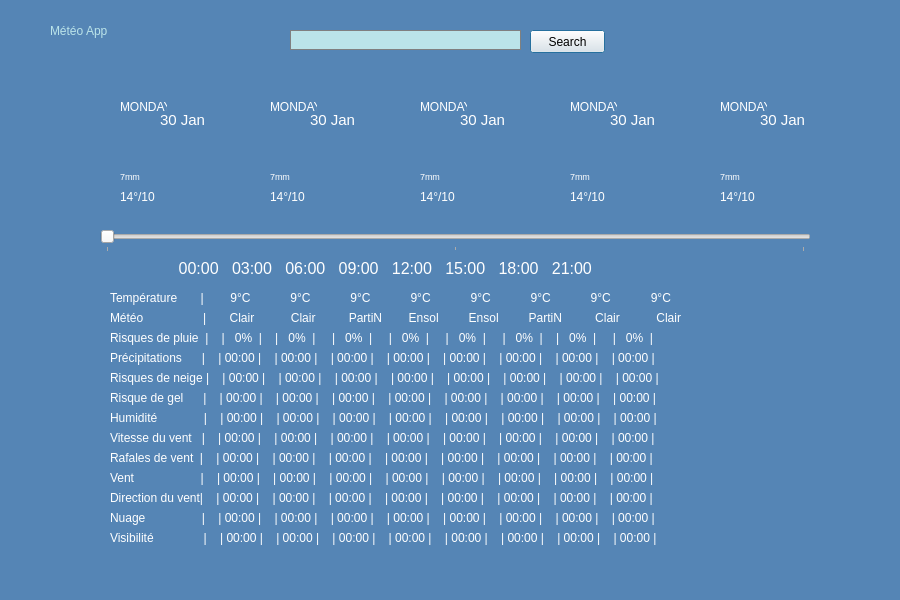
<?xml version="1.0" encoding="UTF-8"?>
<ui version="4.0">
 <class>MeteoApp</class>
 <widget class="QDialog" name="MeteoApp">
  <property name="geometry">
   <rect>
    <x>0</x>
    <y>0</y>
    <width>900</width>
    <height>600</height>
   </rect>
  </property>
  <property name="minimumSize">
   <size>
    <width>900</width>
    <height>600</height>
   </size>
  </property>
  <property name="maximumSize">
   <size>
    <width>900</width>
    <height>600</height>
   </size>
  </property>
  <property name="palette">
   <palette>
    <active>
     <colorrole role="Base">
      <brush brushstyle="SolidPattern">
       <color alpha="255">
        <red>255</red>
        <green>255</green>
        <blue>255</blue>
       </color>
      </brush>
     </colorrole>
     <colorrole role="Window">
      <brush brushstyle="SolidPattern">
       <color alpha="255">
        <red>85</red>
        <green>133</green>
        <blue>181</blue>
       </color>
      </brush>
     </colorrole>
    </active>
    <inactive>
     <colorrole role="Base">
      <brush brushstyle="SolidPattern">
       <color alpha="255">
        <red>255</red>
        <green>255</green>
        <blue>255</blue>
       </color>
      </brush>
     </colorrole>
     <colorrole role="Window">
      <brush brushstyle="SolidPattern">
       <color alpha="255">
        <red>85</red>
        <green>133</green>
        <blue>181</blue>
       </color>
      </brush>
     </colorrole>
    </inactive>
    <disabled>
     <colorrole role="Base">
      <brush brushstyle="SolidPattern">
       <color alpha="255">
        <red>85</red>
        <green>133</green>
        <blue>181</blue>
       </color>
      </brush>
     </colorrole>
     <colorrole role="Window">
      <brush brushstyle="SolidPattern">
       <color alpha="255">
        <red>85</red>
        <green>133</green>
        <blue>181</blue>
       </color>
      </brush>
     </colorrole>
    </disabled>
   </palette>
  </property>
  <property name="windowTitle">
   <string>MétéoApp</string>
  </property>
  <property name="windowIcon">
   <iconset>
    <normaloff>images.png</normaloff>images.png</iconset>
  </property>
  <property name="styleSheet">
   <string notr="true">Qdialog{
background-color: #5585b5;

}</string>
  </property>
  <widget class="QLineEdit" name="lineEdit">
   <property name="geometry">
    <rect>
     <x>290</x>
     <y>30</y>
     <width>231</width>
     <height>20</height>
    </rect>
   </property>
   <property name="palette">
    <palette>
     <active>
      <colorrole role="Button">
       <brush brushstyle="SolidPattern">
        <color alpha="255">
         <red>187</red>
         <green>228</green>
         <blue>233</blue>
        </color>
       </brush>
      </colorrole>
      <colorrole role="Base">
       <brush brushstyle="SolidPattern">
        <color alpha="255">
         <red>187</red>
         <green>228</green>
         <blue>233</blue>
        </color>
       </brush>
      </colorrole>
      <colorrole role="Window">
       <brush brushstyle="SolidPattern">
        <color alpha="255">
         <red>187</red>
         <green>228</green>
         <blue>233</blue>
        </color>
       </brush>
      </colorrole>
     </active>
     <inactive>
      <colorrole role="Button">
       <brush brushstyle="SolidPattern">
        <color alpha="255">
         <red>187</red>
         <green>228</green>
         <blue>233</blue>
        </color>
       </brush>
      </colorrole>
      <colorrole role="Base">
       <brush brushstyle="SolidPattern">
        <color alpha="255">
         <red>187</red>
         <green>228</green>
         <blue>233</blue>
        </color>
       </brush>
      </colorrole>
      <colorrole role="Window">
       <brush brushstyle="SolidPattern">
        <color alpha="255">
         <red>187</red>
         <green>228</green>
         <blue>233</blue>
        </color>
       </brush>
      </colorrole>
     </inactive>
     <disabled>
      <colorrole role="Button">
       <brush brushstyle="SolidPattern">
        <color alpha="255">
         <red>187</red>
         <green>228</green>
         <blue>233</blue>
        </color>
       </brush>
      </colorrole>
      <colorrole role="Base">
       <brush brushstyle="SolidPattern">
        <color alpha="255">
         <red>187</red>
         <green>228</green>
         <blue>233</blue>
        </color>
       </brush>
      </colorrole>
      <colorrole role="Window">
       <brush brushstyle="SolidPattern">
        <color alpha="255">
         <red>187</red>
         <green>228</green>
         <blue>233</blue>
        </color>
       </brush>
      </colorrole>
     </disabled>
    </palette>
   </property>
   <property name="styleSheet">
    <string notr="true">QLineEdit{
border:1px solid gray;
border-radius:50px;
background-color:#bbe4e9;
}</string>
   </property>
   <property name="text">
    <string/>
   </property>
  </widget>
  <widget class="QLabel" name="label_2">
   <property name="geometry">
    <rect>
     <x>50</x>
     <y>10</y>
     <width>171</width>
     <height>41</height>
    </rect>
   </property>
   <property name="palette">
    <palette>
     <active>
      <colorrole role="WindowText">
       <brush brushstyle="SolidPattern">
        <color alpha="255">
         <red>187</red>
         <green>228</green>
         <blue>233</blue>
        </color>
       </brush>
      </colorrole>
      <colorrole role="Text">
       <brush brushstyle="SolidPattern">
        <color alpha="255">
         <red>187</red>
         <green>228</green>
         <blue>233</blue>
        </color>
       </brush>
      </colorrole>
      <colorrole role="ButtonText">
       <brush brushstyle="SolidPattern">
        <color alpha="255">
         <red>187</red>
         <green>228</green>
         <blue>233</blue>
        </color>
       </brush>
      </colorrole>
     </active>
     <inactive>
      <colorrole role="WindowText">
       <brush brushstyle="SolidPattern">
        <color alpha="255">
         <red>187</red>
         <green>228</green>
         <blue>233</blue>
        </color>
       </brush>
      </colorrole>
      <colorrole role="Text">
       <brush brushstyle="SolidPattern">
        <color alpha="255">
         <red>187</red>
         <green>228</green>
         <blue>233</blue>
        </color>
       </brush>
      </colorrole>
      <colorrole role="ButtonText">
       <brush brushstyle="SolidPattern">
        <color alpha="255">
         <red>187</red>
         <green>228</green>
         <blue>233</blue>
        </color>
       </brush>
      </colorrole>
     </inactive>
     <disabled>
      <colorrole role="WindowText">
       <brush brushstyle="SolidPattern">
        <color alpha="255">
         <red>187</red>
         <green>228</green>
         <blue>233</blue>
        </color>
       </brush>
      </colorrole>
      <colorrole role="Text">
       <brush brushstyle="SolidPattern">
        <color alpha="255">
         <red>187</red>
         <green>228</green>
         <blue>233</blue>
        </color>
       </brush>
      </colorrole>
      <colorrole role="ButtonText">
       <brush brushstyle="SolidPattern">
        <color alpha="255">
         <red>187</red>
         <green>228</green>
         <blue>233</blue>
        </color>
       </brush>
      </colorrole>
     </disabled>
    </palette>
   </property>
   <property name="styleSheet">
    <string notr="true">QLabel{
	font: 75 23pt &quot;MS Shell Dlg 2&quot;;
	color:#bbe4e9;
}</string>
   </property>
   <property name="text">
    <string>Météo App</string>
   </property>
   <property name="textFormat">
    <enum>Qt::AutoText</enum>
   </property>
  </widget>
  <widget class="QSlider" name="horizontalSlider">
   <property name="geometry">
    <rect>
     <x>100</x>
     <y>230</y>
     <width>711</width>
     <height>22</height>
    </rect>
   </property>
   <property name="minimum">
    <number>1</number>
   </property>
   <property name="maximum">
    <number>3</number>
   </property>
   <property name="pageStep">
    <number>1</number>
   </property>
   <property name="sliderPosition">
    <number>1</number>
   </property>
   <property name="orientation">
    <enum>Qt::Horizontal</enum>
   </property>
   <property name="tickPosition">
    <enum>QSlider::TicksBelow</enum>
   </property>
   <property name="tickInterval">
    <number>1</number>
   </property>
  </widget>
  <widget class="QWidget" name="widget" native="true">
   <property name="geometry">
    <rect>
     <x>100</x>
     <y>90</y>
     <width>131</width>
     <height>121</height>
    </rect>
   </property>
   <property name="styleSheet">
    <string notr="true"/>
   </property>
   <widget class="QLabel" name="Day1">
    <property name="geometry">
     <rect>
      <x>20</x>
      <y>10</y>
      <width>47</width>
      <height>13</height>
     </rect>
    </property>
    <property name="whatsThis">
     <string>&lt;html&gt;&lt;head/&gt;&lt;body&gt;&lt;p&gt;&lt;br/&gt;&lt;/p&gt;&lt;/body&gt;&lt;/html&gt;</string>
    </property>
    <property name="text">
     <string>&lt;html&gt;&lt;head/&gt;&lt;body&gt;&lt;p&gt;&lt;span style=&quot; color:#ffffff;&quot;&gt;MONDAY&lt;/span&gt;&lt;/p&gt;&lt;/body&gt;&lt;/html&gt;</string>
    </property>
   </widget>
   <widget class="QLabel" name="Month1">
    <property name="geometry">
     <rect>
      <x>60</x>
      <y>20</y>
      <width>51</width>
      <height>21</height>
     </rect>
    </property>
    <property name="text">
     <string>&lt;html&gt;&lt;head/&gt;&lt;body&gt;&lt;p&gt;&lt;span style=&quot; font-size:11pt; color:#ffffff;&quot;&gt;30 Jan&lt;/span&gt;&lt;/p&gt;&lt;/body&gt;&lt;/html&gt;</string>
    </property>
   </widget>
   <widget class="QLabel" name="mm1">
    <property name="geometry">
     <rect>
      <x>20</x>
      <y>80</y>
      <width>47</width>
      <height>13</height>
     </rect>
    </property>
    <property name="text">
     <string>&lt;html&gt;&lt;head/&gt;&lt;body&gt;&lt;p&gt;&lt;span style=&quot; font-size:7pt; color:#ffffff;&quot;&gt;7mm&lt;/span&gt;&lt;/p&gt;&lt;/body&gt;&lt;/html&gt;</string>
    </property>
   </widget>
   <widget class="QLabel" name="c1">
    <property name="geometry">
     <rect>
      <x>20</x>
      <y>100</y>
      <width>47</width>
      <height>13</height>
     </rect>
    </property>
    <property name="text">
     <string>&lt;html&gt;&lt;head/&gt;&lt;body&gt;&lt;p&gt;&lt;span style=&quot; color:#ffffff;&quot;&gt;14°/10&lt;/span&gt;&lt;/p&gt;&lt;/body&gt;&lt;/html&gt;</string>
    </property>
   </widget>
  </widget>
  <widget class="QWidget" name="widget_2" native="true">
   <property name="geometry">
    <rect>
     <x>250</x>
     <y>90</y>
     <width>131</width>
     <height>121</height>
    </rect>
   </property>
   <property name="styleSheet">
    <string notr="true"/>
   </property>
   <widget class="QLabel" name="Day2">
    <property name="geometry">
     <rect>
      <x>20</x>
      <y>10</y>
      <width>47</width>
      <height>13</height>
     </rect>
    </property>
    <property name="whatsThis">
     <string>&lt;html&gt;&lt;head/&gt;&lt;body&gt;&lt;p&gt;&lt;br/&gt;&lt;/p&gt;&lt;/body&gt;&lt;/html&gt;</string>
    </property>
    <property name="text">
     <string>&lt;html&gt;&lt;head/&gt;&lt;body&gt;&lt;p&gt;&lt;span style=&quot; color:#ffffff;&quot;&gt;MONDAY&lt;/span&gt;&lt;/p&gt;&lt;/body&gt;&lt;/html&gt;</string>
    </property>
   </widget>
   <widget class="QLabel" name="Month2">
    <property name="geometry">
     <rect>
      <x>60</x>
      <y>20</y>
      <width>51</width>
      <height>21</height>
     </rect>
    </property>
    <property name="text">
     <string>&lt;html&gt;&lt;head/&gt;&lt;body&gt;&lt;p&gt;&lt;span style=&quot; font-size:11pt; color:#ffffff;&quot;&gt;30 Jan&lt;/span&gt;&lt;/p&gt;&lt;/body&gt;&lt;/html&gt;</string>
    </property>
   </widget>
   <widget class="QLabel" name="mm2">
    <property name="geometry">
     <rect>
      <x>20</x>
      <y>80</y>
      <width>47</width>
      <height>13</height>
     </rect>
    </property>
    <property name="text">
     <string>&lt;html&gt;&lt;head/&gt;&lt;body&gt;&lt;p&gt;&lt;span style=&quot; font-size:7pt; color:#ffffff;&quot;&gt;7mm&lt;/span&gt;&lt;/p&gt;&lt;/body&gt;&lt;/html&gt;</string>
    </property>
   </widget>
   <widget class="QLabel" name="c2">
    <property name="geometry">
     <rect>
      <x>20</x>
      <y>100</y>
      <width>47</width>
      <height>13</height>
     </rect>
    </property>
    <property name="text">
     <string>&lt;html&gt;&lt;head/&gt;&lt;body&gt;&lt;p&gt;&lt;span style=&quot; color:#ffffff;&quot;&gt;14°/10&lt;/span&gt;&lt;/p&gt;&lt;/body&gt;&lt;/html&gt;</string>
    </property>
   </widget>
  </widget>
  <widget class="QWidget" name="widget_3" native="true">
   <property name="geometry">
    <rect>
     <x>400</x>
     <y>90</y>
     <width>131</width>
     <height>121</height>
    </rect>
   </property>
   <property name="styleSheet">
    <string notr="true"/>
   </property>
   <widget class="QLabel" name="Day3">
    <property name="geometry">
     <rect>
      <x>20</x>
      <y>10</y>
      <width>47</width>
      <height>13</height>
     </rect>
    </property>
    <property name="whatsThis">
     <string>&lt;html&gt;&lt;head/&gt;&lt;body&gt;&lt;p&gt;&lt;br/&gt;&lt;/p&gt;&lt;/body&gt;&lt;/html&gt;</string>
    </property>
    <property name="text">
     <string>&lt;html&gt;&lt;head/&gt;&lt;body&gt;&lt;p&gt;&lt;span style=&quot; color:#ffffff;&quot;&gt;MONDAY&lt;/span&gt;&lt;/p&gt;&lt;/body&gt;&lt;/html&gt;</string>
    </property>
   </widget>
   <widget class="QLabel" name="Month3">
    <property name="geometry">
     <rect>
      <x>60</x>
      <y>20</y>
      <width>51</width>
      <height>21</height>
     </rect>
    </property>
    <property name="text">
     <string>&lt;html&gt;&lt;head/&gt;&lt;body&gt;&lt;p&gt;&lt;span style=&quot; font-size:11pt; color:#ffffff;&quot;&gt;30 Jan&lt;/span&gt;&lt;/p&gt;&lt;/body&gt;&lt;/html&gt;</string>
    </property>
   </widget>
   <widget class="QLabel" name="mm3">
    <property name="geometry">
     <rect>
      <x>20</x>
      <y>80</y>
      <width>47</width>
      <height>13</height>
     </rect>
    </property>
    <property name="text">
     <string>&lt;html&gt;&lt;head/&gt;&lt;body&gt;&lt;p&gt;&lt;span style=&quot; font-size:7pt; color:#ffffff;&quot;&gt;7mm&lt;/span&gt;&lt;/p&gt;&lt;/body&gt;&lt;/html&gt;</string>
    </property>
   </widget>
   <widget class="QLabel" name="c3">
    <property name="geometry">
     <rect>
      <x>20</x>
      <y>100</y>
      <width>47</width>
      <height>13</height>
     </rect>
    </property>
    <property name="text">
     <string>&lt;html&gt;&lt;head/&gt;&lt;body&gt;&lt;p&gt;&lt;span style=&quot; color:#ffffff;&quot;&gt;14°/10&lt;/span&gt;&lt;/p&gt;&lt;/body&gt;&lt;/html&gt;</string>
    </property>
   </widget>
  </widget>
  <widget class="QWidget" name="widget_4" native="true">
   <property name="geometry">
    <rect>
     <x>550</x>
     <y>90</y>
     <width>131</width>
     <height>121</height>
    </rect>
   </property>
   <property name="styleSheet">
    <string notr="true"/>
   </property>
   <widget class="QLabel" name="Day4">
    <property name="geometry">
     <rect>
      <x>20</x>
      <y>10</y>
      <width>47</width>
      <height>13</height>
     </rect>
    </property>
    <property name="whatsThis">
     <string>&lt;html&gt;&lt;head/&gt;&lt;body&gt;&lt;p&gt;&lt;br/&gt;&lt;/p&gt;&lt;/body&gt;&lt;/html&gt;</string>
    </property>
    <property name="text">
     <string>&lt;html&gt;&lt;head/&gt;&lt;body&gt;&lt;p&gt;&lt;span style=&quot; color:#ffffff;&quot;&gt;MONDAY&lt;/span&gt;&lt;/p&gt;&lt;/body&gt;&lt;/html&gt;</string>
    </property>
   </widget>
   <widget class="QLabel" name="Month4">
    <property name="geometry">
     <rect>
      <x>60</x>
      <y>20</y>
      <width>51</width>
      <height>21</height>
     </rect>
    </property>
    <property name="text">
     <string>&lt;html&gt;&lt;head/&gt;&lt;body&gt;&lt;p&gt;&lt;span style=&quot; font-size:11pt; color:#ffffff;&quot;&gt;30 Jan&lt;/span&gt;&lt;/p&gt;&lt;/body&gt;&lt;/html&gt;</string>
    </property>
   </widget>
   <widget class="QLabel" name="mm4">
    <property name="geometry">
     <rect>
      <x>20</x>
      <y>80</y>
      <width>47</width>
      <height>13</height>
     </rect>
    </property>
    <property name="text">
     <string>&lt;html&gt;&lt;head/&gt;&lt;body&gt;&lt;p&gt;&lt;span style=&quot; font-size:7pt; color:#ffffff;&quot;&gt;7mm&lt;/span&gt;&lt;/p&gt;&lt;/body&gt;&lt;/html&gt;</string>
    </property>
   </widget>
   <widget class="QLabel" name="c4">
    <property name="geometry">
     <rect>
      <x>20</x>
      <y>100</y>
      <width>47</width>
      <height>13</height>
     </rect>
    </property>
    <property name="text">
     <string>&lt;html&gt;&lt;head/&gt;&lt;body&gt;&lt;p&gt;&lt;span style=&quot; color:#ffffff;&quot;&gt;14°/10&lt;/span&gt;&lt;/p&gt;&lt;/body&gt;&lt;/html&gt;</string>
    </property>
   </widget>
  </widget>
  <widget class="QWidget" name="widget_5" native="true">
   <property name="geometry">
    <rect>
     <x>700</x>
     <y>90</y>
     <width>131</width>
     <height>121</height>
    </rect>
   </property>
   <property name="styleSheet">
    <string notr="true"/>
   </property>
   <widget class="QLabel" name="Day5">
    <property name="geometry">
     <rect>
      <x>20</x>
      <y>10</y>
      <width>47</width>
      <height>13</height>
     </rect>
    </property>
    <property name="whatsThis">
     <string>&lt;html&gt;&lt;head/&gt;&lt;body&gt;&lt;p&gt;&lt;br/&gt;&lt;/p&gt;&lt;/body&gt;&lt;/html&gt;</string>
    </property>
    <property name="text">
     <string>&lt;html&gt;&lt;head/&gt;&lt;body&gt;&lt;p&gt;&lt;span style=&quot; color:#ffffff;&quot;&gt;MONDAY&lt;/span&gt;&lt;/p&gt;&lt;/body&gt;&lt;/html&gt;</string>
    </property>
   </widget>
   <widget class="QLabel" name="Month5">
    <property name="geometry">
     <rect>
      <x>60</x>
      <y>20</y>
      <width>51</width>
      <height>21</height>
     </rect>
    </property>
    <property name="text">
     <string>&lt;html&gt;&lt;head/&gt;&lt;body&gt;&lt;p&gt;&lt;span style=&quot; font-size:11pt; color:#ffffff;&quot;&gt;30 Jan&lt;/span&gt;&lt;/p&gt;&lt;/body&gt;&lt;/html&gt;</string>
    </property>
   </widget>
   <widget class="QLabel" name="mm5">
    <property name="geometry">
     <rect>
      <x>20</x>
      <y>80</y>
      <width>47</width>
      <height>13</height>
     </rect>
    </property>
    <property name="text">
     <string>&lt;html&gt;&lt;head/&gt;&lt;body&gt;&lt;p&gt;&lt;span style=&quot; font-size:7pt; color:#ffffff;&quot;&gt;7mm&lt;/span&gt;&lt;/p&gt;&lt;/body&gt;&lt;/html&gt;</string>
    </property>
   </widget>
   <widget class="QLabel" name="c5">
    <property name="geometry">
     <rect>
      <x>20</x>
      <y>100</y>
      <width>47</width>
      <height>13</height>
     </rect>
    </property>
    <property name="text">
     <string>&lt;html&gt;&lt;head/&gt;&lt;body&gt;&lt;p&gt;&lt;span style=&quot; color:#ffffff;&quot;&gt;14°/10&lt;/span&gt;&lt;/p&gt;&lt;/body&gt;&lt;/html&gt;</string>
    </property>
   </widget>
  </widget>
  <widget class="QLabel" name="label_23">
   <property name="geometry">
    <rect>
     <x>50</x>
     <y>260</y>
     <width>801</width>
     <height>16</height>
    </rect>
   </property>
   <property name="styleSheet">
    <string notr="true">QLabel{font: 75 8pt &quot;MS Shell Dlg 2&quot;;
font-size:12pt;
border-bottom:1px solid white; 
color:white;
}</string>
   </property>
   <property name="text">
    <string>                             00:00   03:00   06:00   09:00   12:00   15:00   18:00   21:00 </string>
   </property>
  </widget>
  <widget class="QLabel" name="label_24">
   <property name="geometry">
    <rect>
     <x>110</x>
     <y>290</y>
     <width>801</width>
     <height>16</height>
    </rect>
   </property>
   <property name="styleSheet">
    <string notr="true">QLabel{font: 8pt &quot;MS Shell Dlg 2&quot;;

color:white;
}</string>
   </property>
   <property name="text">
    <string>Température       |        9°C            9°C            9°C            9°C            9°C            9°C            9°C            9°C    </string>
   </property>
  </widget>
  <widget class="QLabel" name="label_25">
   <property name="geometry">
    <rect>
     <x>110</x>
     <y>310</y>
     <width>801</width>
     <height>16</height>
    </rect>
   </property>
   <property name="styleSheet">
    <string notr="true">QLabel{font: 75 8pt &quot;MS Shell Dlg 2&quot;;
color:white;
}</string>
   </property>
   <property name="text">
    <string>Météo                  |       Clair           Clair          PartiN        Ensol         Ensol         PartiN          Clair           Clair   </string>
   </property>
  </widget>
  <widget class="QLabel" name="label_26">
   <property name="geometry">
    <rect>
     <x>110</x>
     <y>330</y>
     <width>801</width>
     <height>16</height>
    </rect>
   </property>
   <property name="styleSheet">
    <string notr="true">QLabel{font: 75 8pt &quot;MS Shell Dlg 2&quot;;
color:white;
}</string>
   </property>
   <property name="text">
    <string>Risques de pluie  |    |   0%  |    |   0%  |     |   0%  |     |   0%  |     |   0%  |     |   0%  |    |   0%  |     |   0%  |</string>
   </property>
  </widget>
  <widget class="QLabel" name="label_27">
   <property name="geometry">
    <rect>
     <x>110</x>
     <y>350</y>
     <width>801</width>
     <height>16</height>
    </rect>
   </property>
   <property name="styleSheet">
    <string notr="true">QLabel{font: 75 8pt &quot;MS Shell Dlg 2&quot;;
color:white;
}</string>
   </property>
   <property name="text">
    <string>Précipitations      |    | 00:00 |    | 00:00 |    | 00:00 |    | 00:00 |    | 00:00 |    | 00:00 |    | 00:00 |    | 00:00 |</string>
   </property>
  </widget>
  <widget class="QLabel" name="label_28">
   <property name="geometry">
    <rect>
     <x>110</x>
     <y>370</y>
     <width>801</width>
     <height>16</height>
    </rect>
   </property>
   <property name="styleSheet">
    <string notr="true">QLabel{font: 75 8pt &quot;MS Shell Dlg 2&quot;;
color:white;
}</string>
   </property>
   <property name="text">
    <string>Risques de neige |    | 00:00 |    | 00:00 |    | 00:00 |    | 00:00 |    | 00:00 |    | 00:00 |    | 00:00 |    | 00:00 |</string>
   </property>
  </widget>
  <widget class="QLabel" name="label_29">
   <property name="geometry">
    <rect>
     <x>110</x>
     <y>390</y>
     <width>801</width>
     <height>16</height>
    </rect>
   </property>
   <property name="styleSheet">
    <string notr="true">QLabel{font: 75 8pt &quot;MS Shell Dlg 2&quot;;
color:white;
}</string>
   </property>
   <property name="text">
    <string>Risque de gel      |    | 00:00 |    | 00:00 |    | 00:00 |    | 00:00 |    | 00:00 |    | 00:00 |    | 00:00 |    | 00:00 |</string>
   </property>
  </widget>
  <widget class="QLabel" name="label_30">
   <property name="geometry">
    <rect>
     <x>110</x>
     <y>410</y>
     <width>801</width>
     <height>16</height>
    </rect>
   </property>
   <property name="styleSheet">
    <string notr="true">QLabel{font: 75 8pt &quot;MS Shell Dlg 2&quot;;
color:white;
}</string>
   </property>
   <property name="text">
    <string>Humidité              |    | 00:00 |    | 00:00 |    | 00:00 |    | 00:00 |    | 00:00 |    | 00:00 |    | 00:00 |    | 00:00 |</string>
   </property>
  </widget>
  <widget class="QLabel" name="label_31">
   <property name="geometry">
    <rect>
     <x>110</x>
     <y>430</y>
     <width>801</width>
     <height>16</height>
    </rect>
   </property>
   <property name="styleSheet">
    <string notr="true">QLabel{font: 75 8pt &quot;MS Shell Dlg 2&quot;;
color:white;
}</string>
   </property>
   <property name="text">
    <string>Vitesse du vent   |    | 00:00 |    | 00:00 |    | 00:00 |    | 00:00 |    | 00:00 |    | 00:00 |    | 00:00 |    | 00:00 |</string>
   </property>
  </widget>
  <widget class="QLabel" name="label_32">
   <property name="geometry">
    <rect>
     <x>110</x>
     <y>450</y>
     <width>801</width>
     <height>16</height>
    </rect>
   </property>
   <property name="styleSheet">
    <string notr="true">QLabel{font: 75 8pt &quot;MS Shell Dlg 2&quot;;
color:white;
}</string>
   </property>
   <property name="text">
    <string>Rafales de vent  |    | 00:00 |    | 00:00 |    | 00:00 |    | 00:00 |    | 00:00 |    | 00:00 |    | 00:00 |    | 00:00 |</string>
   </property>
  </widget>
  <widget class="QLabel" name="label_33">
   <property name="geometry">
    <rect>
     <x>110</x>
     <y>470</y>
     <width>801</width>
     <height>16</height>
    </rect>
   </property>
   <property name="styleSheet">
    <string notr="true">QLabel{font: 75 8pt &quot;MS Shell Dlg 2&quot;;
color:white;
}</string>
   </property>
   <property name="text">
    <string>Vent                    |    | 00:00 |    | 00:00 |    | 00:00 |    | 00:00 |    | 00:00 |    | 00:00 |    | 00:00 |    | 00:00 |</string>
   </property>
  </widget>
  <widget class="QLabel" name="label_34">
   <property name="geometry">
    <rect>
     <x>110</x>
     <y>490</y>
     <width>801</width>
     <height>16</height>
    </rect>
   </property>
   <property name="styleSheet">
    <string notr="true">QLabel{font: 75 8pt &quot;MS Shell Dlg 2&quot;;
color:white;
}</string>
   </property>
   <property name="text">
    <string>Direction du vent|    | 00:00 |    | 00:00 |    | 00:00 |    | 00:00 |    | 00:00 |    | 00:00 |    | 00:00 |    | 00:00 |</string>
   </property>
  </widget>
  <widget class="QLabel" name="label_35">
   <property name="geometry">
    <rect>
     <x>110</x>
     <y>510</y>
     <width>801</width>
     <height>16</height>
    </rect>
   </property>
   <property name="styleSheet">
    <string notr="true">QLabel{font: 75 8pt &quot;MS Shell Dlg 2&quot;;
color:white;
}</string>
   </property>
   <property name="text">
    <string>Nuage                 |    | 00:00 |    | 00:00 |    | 00:00 |    | 00:00 |    | 00:00 |    | 00:00 |    | 00:00 |    | 00:00 |</string>
   </property>
  </widget>
  <widget class="QLabel" name="label_36">
   <property name="geometry">
    <rect>
     <x>110</x>
     <y>530</y>
     <width>801</width>
     <height>16</height>
    </rect>
   </property>
   <property name="styleSheet">
    <string notr="true">QLabel{font: 75 8pt &quot;MS Shell Dlg 2&quot;;
color:white;
}</string>
   </property>
   <property name="text">
    <string>Visibilité               |    | 00:00 |    | 00:00 |    | 00:00 |    | 00:00 |    | 00:00 |    | 00:00 |    | 00:00 |    | 00:00 |</string>
   </property>
  </widget>
  <widget class="QPushButton" name="Button">
   <property name="geometry">
    <rect>
     <x>530</x>
     <y>30</y>
     <width>75</width>
     <height>23</height>
    </rect>
   </property>
   <property name="text">
    <string>Search</string>
   </property>
  </widget>
 </widget>
 <resources/>
 <connections/>
</ui>
